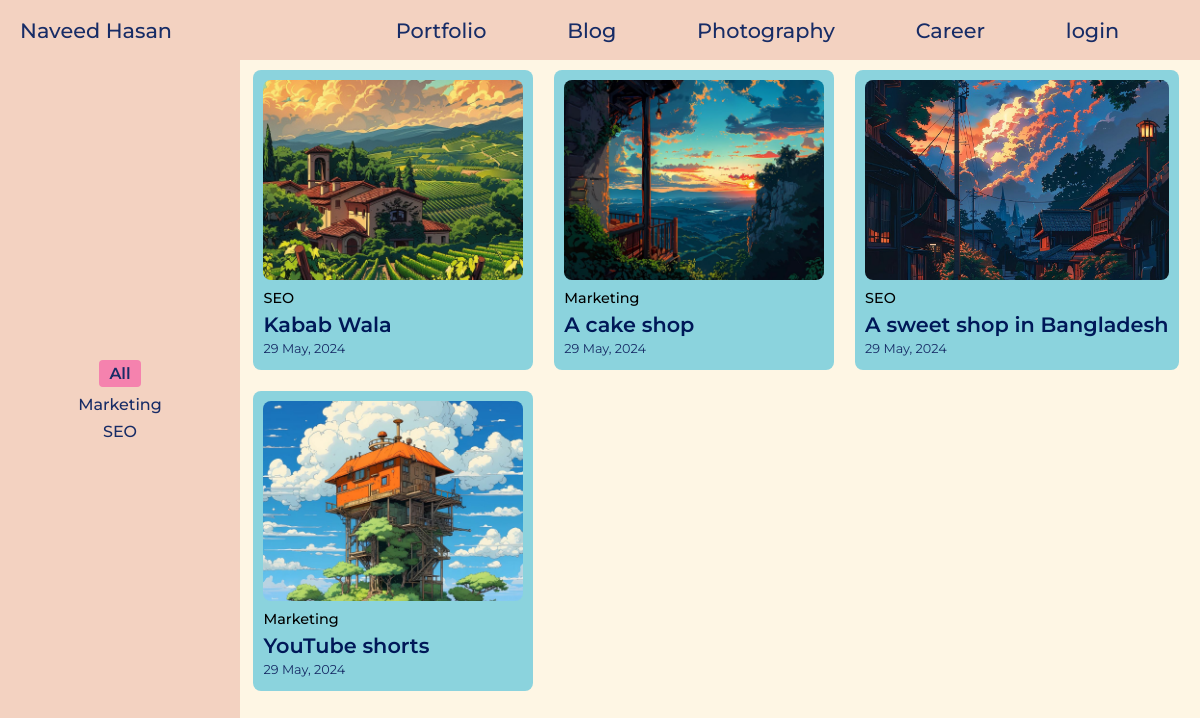
The app's page /career/case_study/all with its own data.
### models/case_study.py (models this page shows, shortened)
class CaseStudies(db.Model):
    id = db.Column(db.Integer, primary_key=True)
    title = db.Column(db.String)
    description = db.Column(db.String)
    date = db.Column(db.String(100))
    category = db.Column(db.String(100))
    pdf_path = db.Column(db.String(1000))
    cover_path = db.Column(db.String(1000))

### resources/career.py (the view)
class AllCaseStudies(Resource):
    def get(self):
        all_case_studies = CaseStudies.query.all()[::-1]
        all_categories = set(category for (category,) in CaseStudies.query.with_entities(CaseStudies.category).all())
        if not bool(all_case_studies):
            flash("No case study available.")
        return make_response(render_template('all_case_studies.html',
                                             all_case_studies=all_case_studies, categories=all_categories))

### templates/all_case_studies.html (shortened to what this page needs)
{% extends "base.html" %}
    {% block style %}
    <link rel="stylesheet" type="text/css" href="{{ url_for('static', filename='styles/all_blogs.css') }}">
    {% endblock %}
    {% block content %}
    <div class="content">
        <div class="post-filter">
            <span class="filter-item active-filter" data-filter="all"> All </span>
            {% for category in categories %}
                <span class="filter-item" data-filter="{{category.lower()}}"> {{ category }} </span>
            {% endfor %}
        </div>
        <div class="content-container">
        <section class="post-container">
            {% for case_study in all_case_studies %}
                <div class="post-box {{case_study.category.lower()}}">
                    <a href="{{ url_for('casestudy', case_id=case_study.id) }}">
                        <img src="{{ url_for('home') }}{{ case_study.cover_path }}" class="post-img">
                        <h2 class="category"> {{case_study.category}} </h2>
                        <h1 class="post-title"> {{case_study.title}} </h1>
                        <span class="post-date"> {{case_study.date}} </span>
                    </a>
                </div>
            {% endfor %}
        </section>
    </div>
    </div>
    {% endblock %}

### templates/base.html (shortened to what this page needs)
<!DOCTYPE html>
<html lang="en">
<head>
     <link rel="stylesheet" type="text/css" href="{{ url_for('static', filename='styles/base.css') }}">
    <link rel="stylesheet" href="https://cdnjs.cloudflare.com/ajax/libs/font-awesome/6.5.1/css/all.min.css" />
    {% block style %} {% endblock %}
</head>
<body>
    <header>
        <div class="navbar">
            <div class="logo"> <a href="{{ url_for('home') }}"> Naveed Hasan </a>  </div>
            <div class="links">
                <a href="{{ url_for('portfolio') }}"> Portfolio </a>
                <a href="{{ url_for('allblogs') }}"> Blog </a>
                <a href="{{ url_for('photography') }}"> Photography </a>
                <div class="dropdown">
                    <button class="dropdown-button"> Career </button>
                </div>
                {% if current_user.is_authenticated %}
                    <a href="{{ url_for('logout')}}"> logout </a>
                {% else %}
                    <a href="{{ url_for('login')}}"> login </a>
                {% endif %}
            </div>
        </div>
    </header>
    <content>
        {% block content %} {% endblock %}
    </content>
</body>
</html>

### static/styles/base.css (style rules this page uses)
* { font-family: "montserrat", sans-serif; margin: 0; padding: 0; color: var(--text-color) }
:root { --bg-color: #fef6e4; --text-color: #172c66; --highligh-color: #001858; --container-color: #8bd3dd; --secondary-color: #f582ae; --navbar-color: #f3d2c1; --notification-color: red; }
body { background-color: var(--bg-color); }
a { text-decoration: none; }
.navbar { display: flex; justify-content: center; align-items: center; font-size: 1.3rem; font-weight: 500; width: 100%; height: 60px; position: fixed; top: 0; z-index: 200; background-color: var(--navbar-color); }
.navbar .logo { width: 25%; font-family: cursive; margin-left: 20px; text-align: left; }
.navbar .links { width: 75%; display: flex; justify-content: space-evenly; }
.dropdown-button { font-size: inherit; font-weight: inherit; background-color: inherit; border: none; outline: none; color: inherit; }

### static/styles/all_blogs.css (style rules this page uses)
* { font-family: "montserrat", sans-serif; margin: 0; padding: 0; color: var(--text-color) }
.content { display: flex; justify-content: center; }
.post-filter { display: flex; flex-direction: column; justify-content: center; align-items: center; gap: .5rem; width: 20%; height: 100vh; position: fixed; left: 0; z-index: 100; background-color: var(--navbar-color); }
.filter-item { font-weight: 500; cursor: pointer; }
.active-filter { font-weight: 600; background-color: var(--secondary-color); padding: 4px 10px; border-radius: 4px; }
.content-container { display: flex; flex-direction: column; justify-content: center; align-items: center; width: 80%; margin: 20px; margin-left: 21% !important; margin-top: 70px !important; }
.post-container { display: grid; grid-template-columns: repeat(auto-fit, minmax(300px, auto)); justify-content: center; gap: 1.3rem; width: 100%; }
.post-box { background-color: var(--container-color); padding: 10px; border-radius: 0.5rem; }
.post-img { width: 100%; height: 200px; object-fit: cover; object-position: center; border-radius: .5rem; }
.category { font-size: 0.9rem; font-weight: 500; margin: 5px 0 5px 0; color: black; }
.post-title { font-size: 1.3rem; font-weight: 600; color: var(--highligh-color); display: -webkit-box; -webkit-line-clamp: 2; -webkit-box-orient: vertical; overflow: hidden; }
.post-date { display: flex; font-size: 0.8rem; font-weight: 400; margin: 4px 0 4px 0; }
@media (max-width:1220px) { .post-container { grid-template-columns: repeat(auto-fit, minmax(280px, auto)); } }

### records on screen
CaseStudies: category "Marketing", shows a picture, title "YouTube shorts", date "29 May, 2024"
CaseStudies: category "SEO", shows a picture, title "A sweet shop in Bangladesh", date "29 May, 2024"
CaseStudies: shows a picture, category "SEO", title "Kabab Wala", date "29 May, 2024"
CaseStudies: shows a picture, category "Marketing", title "A cake shop", date "29 May, 2024"
